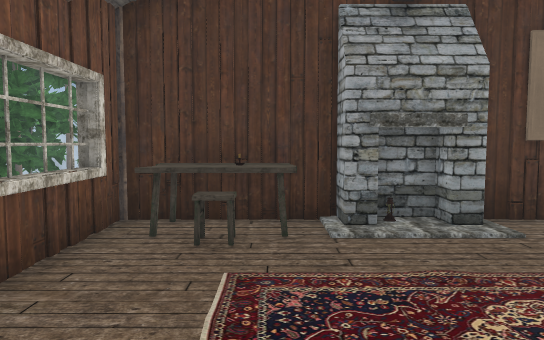
[1] (above)

24 first-person views from a walk through a Unity game level. The camera is 1.4 m above the floor, tilts 4° down and sees 70° across. The floor is counted in squares, 1 m on a side. Each view is taken from the middle of a square. On the plan, view 1 faces up. The plan holds only what a view shows up to about 16 squares ahead; the rest is blank. The place goes on beyond the plan. The player is left out. Door leaves are left out, so doorways stand open. Some surface patterns are stand-ins.

[2]
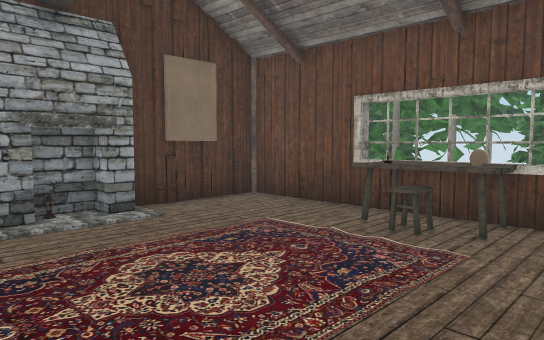

[3]
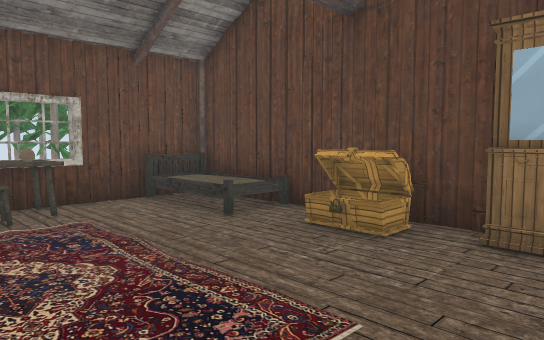

[4]
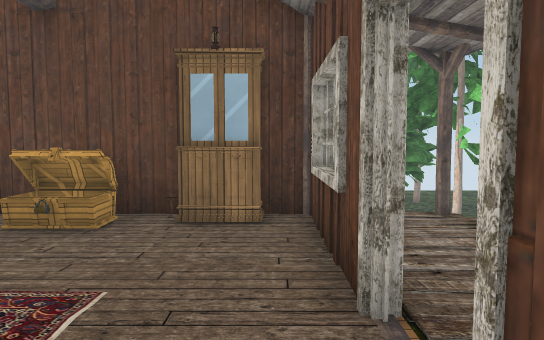

[5]
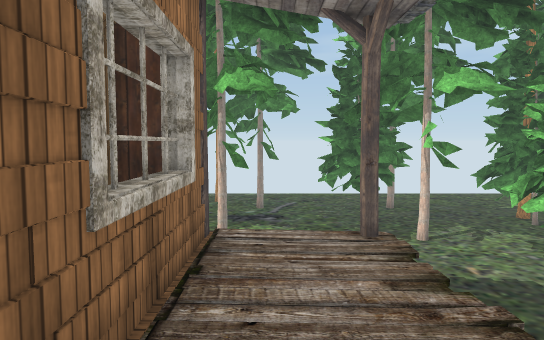

[6]
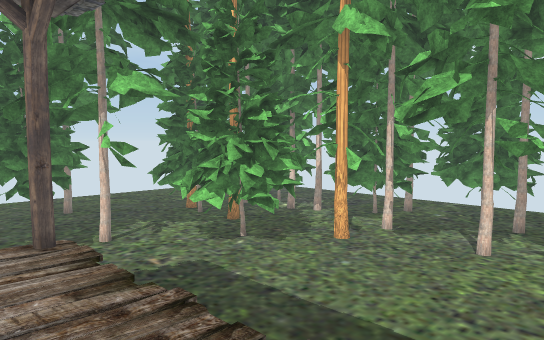

[7]
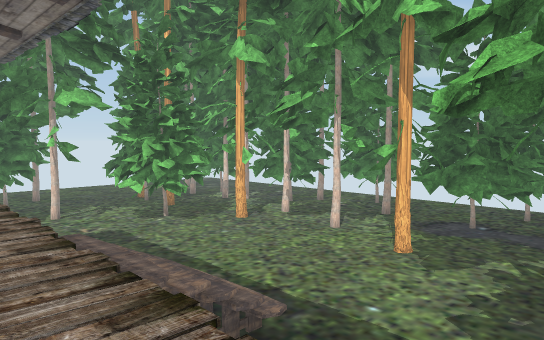

[8]
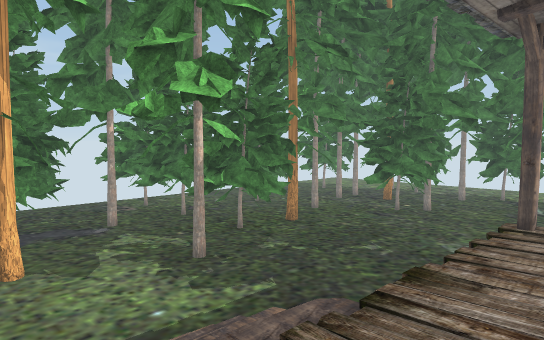

[9]
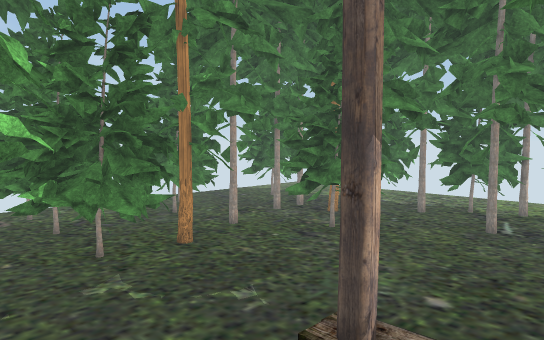

[10]
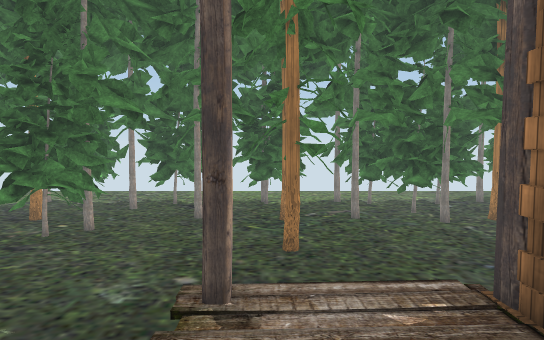

[11]
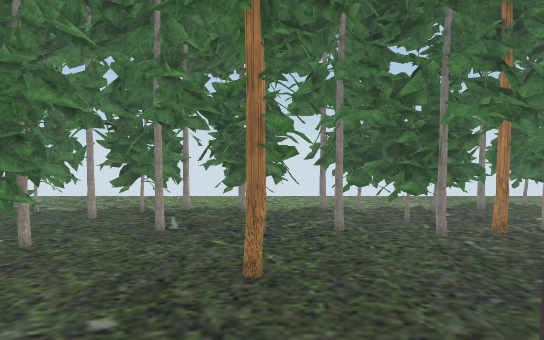

[12]
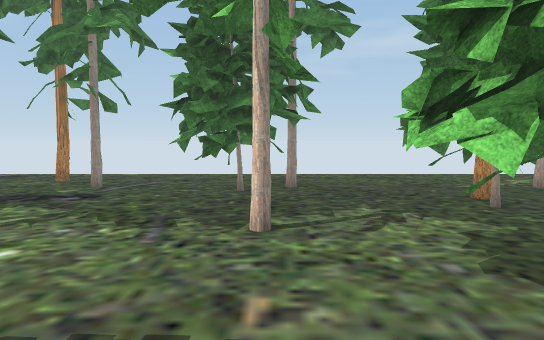

[13]
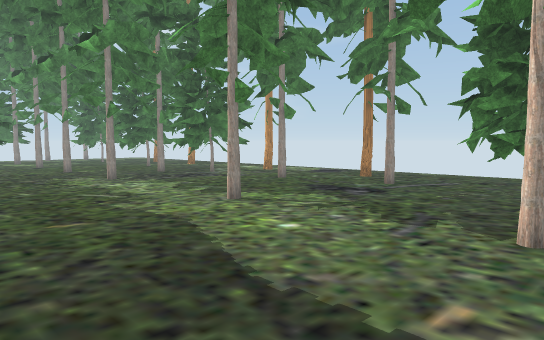

[14]
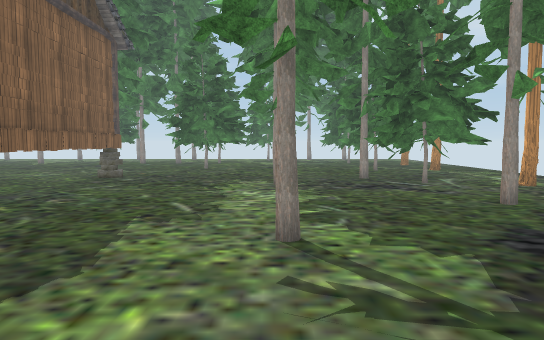

[15]
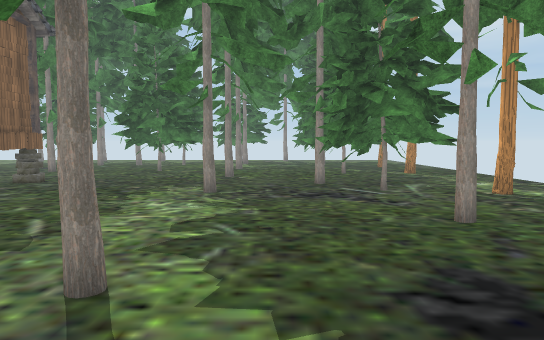

[16]
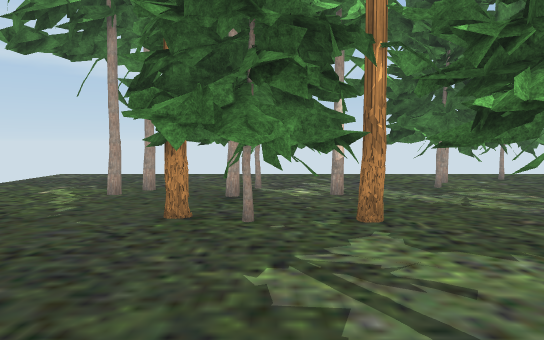

[17]
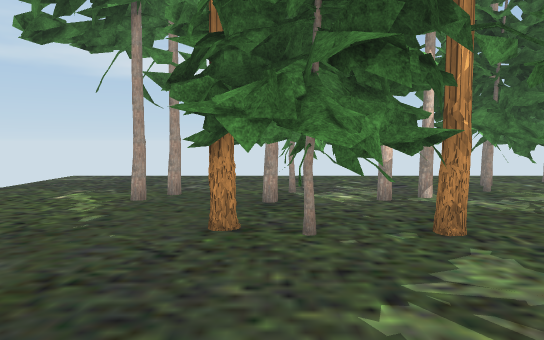

[18]
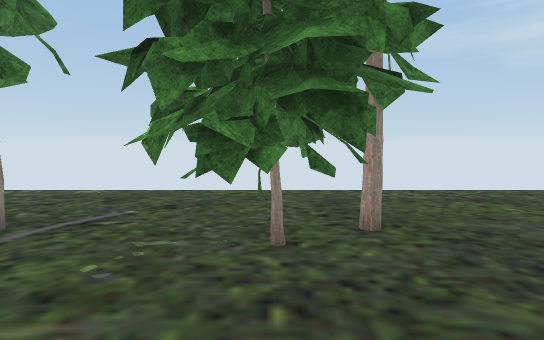

[19]
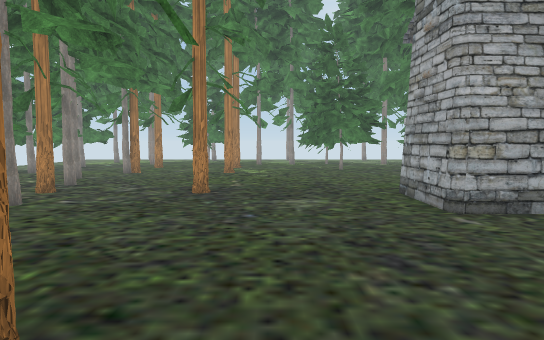

[20]
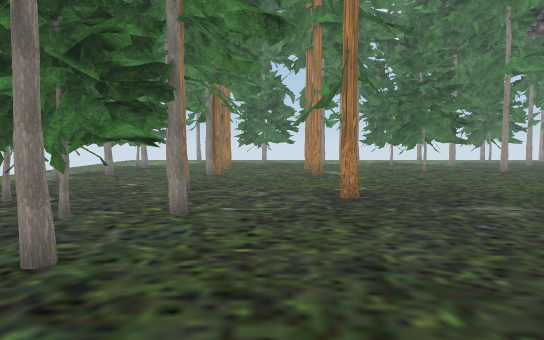

[21]
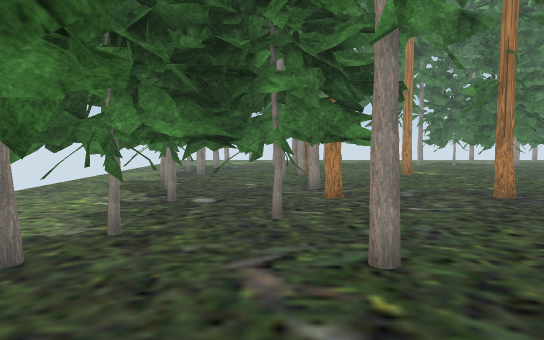

[22]
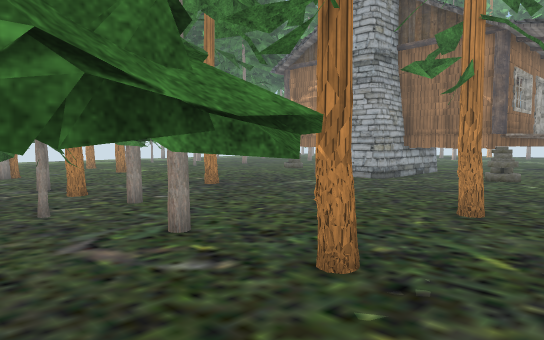

[23]
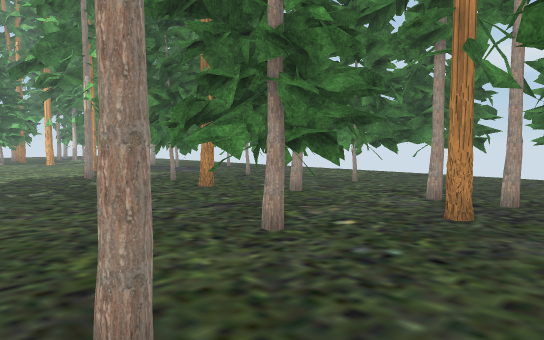

[24]
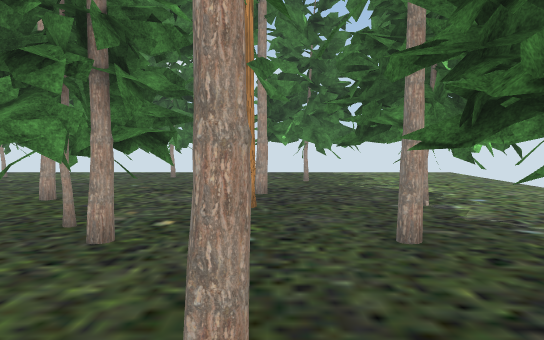

### Floor plan
Key: @ floor where view 1 was taken; # wall or solid block; x gap in a wall; . main floor; : floor 1.75 m higher than the main floor; / step, stairs or slope; D open door; = window, fence, low wall or low ledge; v drop or lower ground; T thing the floor can be seen under or through; O other object.
Columns run from 19 left of view 1 to 10 right of it. Each row starts with its distance up from view 1.
 23  .. #  .####.###..##  TT .....
 22 #...#.#x##...###..TTT T.......
 21 #..................TTTT....#..
 20 #.#........#.....#..T TT.#....
 19 .....#.........#....TT........
 18 ..#...TTT.....................
 17 .......TT.....................
 16 #.....TTT.....................
 15 ##....TT...............#......
 14 ##x#..........................
 13  #............................
 12  .............................
 11   ..##........................
 10     ##....... ................
  9  #  ###.....   .....####......
  8 ###.###..... #v.....####  ....
  7 #...#....... OO:O###########..
  6 .#....#..... .::#OOO:##::::#
  5 ...........  .::=:O::::::::#
  4 ##.........  v: =::OOOOO:::#
  3 ##.........//v: #::OOOOOOO##
  2 ###..#.....///::D  OOOOOOO#
  1  ..........///::D::OOOOOOO#
  0  .......... /v::#::@::::::##
 -1 #..#.......  .::=::::::::::#
 -2 ............ .::=:::OO:OOO##
 -3 ............ v::#OOOO :O  #
 -4 ............ OOvO##########O
 -5 ##............................
 -6 ##....#T......................
 -7 ##.....TT.....................
 -8 ##....TTT.....................
 -9 .x....TTT.....................
-10 .#...TT...#......#......#....#
-11 ##...TT.......................
-12 ## ..TTT......................
-13 ###.TTTT......................
-14 #....T....#TT...........###..
-15 ...........TTT......#...###..
-16 ..........#TTT..........###...
-17 ..........#T............#.....
-18 ........................x.....
-19 .....................  .......
-20 .....................   .....
-21    .................      ...

Positions as (right, up) in squares from view 1, and headings:
1: (0, 0), facing up
2: (0, -1), facing up-right
3: (-2, 3), facing down-right
4: (-2, 4), facing down
5: (-4, 2), facing down
6: (-4, 2), facing down-left
7: (-4, 7), facing down-left
8: (-4, 0), facing up-left
9: (-4, 5), facing up-left
10: (-5, 4), facing up
11: (-4, 6), facing up
12: (-9, -4), facing down
13: (-10, -4), facing down-right
14: (-8, -10), facing right
15: (-6, -12), facing right
16: (-7, -12), facing left
17: (-8, -13), facing left
18: (-8, -10), facing down
19: (-7, 13), facing right
20: (-6, 17), facing right
21: (-6, 21), facing right
22: (-7, 23), facing down-right
23: (-7, 22), facing down-left
24: (-6, 20), facing left
